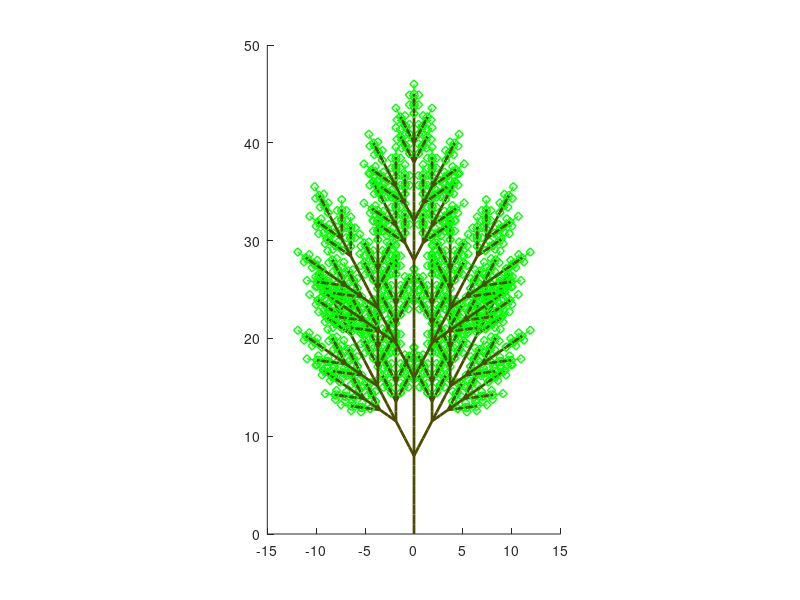

This figure's MATLAB source:

%
%L-system
%2D

clear all
clf

%Rules-- Cell array {1,x} is the xth string to be replaced
%      -- {2,x}

rule(1).before = 'F';
rule(1).after = 'FF';

rule(2).before = 'G';
rule(2).after = 'F[+G][-G]F[+G][-G]FG';%  

nRules = length(rule);

%angle: +operator means turn left; -operator means turn right
delta = 27.5; %degrees

%length of the line segments corresponding to the symbols F and G
lenF = 1;
lenG = 1;

%starting seed
axiom = 'G';

%number of repititions
nReps = 4;

for i=1:nReps
    
    %one character/cell, with indexes the same as original axiom string
    axiomINcells = cellstr(axiom'); 
    
    for j=1:nRules
        %the indexes of each 'before' string
        hit = strfind(axiom, rule(j).before);
        if (length(hit)>=1)
            for k=hit
                axiomINcells{k} = rule(j).after;
            end
        end
    end
    %now convert individual cells back to a string
    axiom=[];
    for j=1:length(axiomINcells)
        axiom = [axiom, axiomINcells{j}];
    end
end

% Now draw the string as turtle graphics
%Upper case (e.g. F or G) causes a line to be drawn in the current direction of the turtle
%Lower case causes a move with no draw
%angle +operator means turn left; -operator means turn right

%Init the turtle
xT = 0;
yT = 0;
aT = 0;
da = delta/57.29 ; %convert to radians

%init the turtle stack
stkPtr = 1;

%set(gca,'xlim', [-5 5], 'ylim', [-5 5]);
hold on

for i=1:length(axiom)
    cmdT = axiom(i);
    switch cmdT
    case 'F'
        newxT = xT + lenF*cos(aT);
        newyT = yT + lenF*sin(aT);
        %line([xT newxT], [yT newyT]);
        line([yT newyT], [xT newxT],'color',[.3 .3 0], 'linewidth',2);
        xT = newxT;
        yT = newyT;
    case 'G'
        newxT = xT + lenG*cos(aT);
        newyT = yT + lenG*sin(aT);
        %line([xT newxT], [yT newyT]);
        line([yT newyT], [xT newxT],'color','g', 'linewidth',1,'marker','d');
        xT = newxT;
        yT = newyT;
    case '+'
        aT = aT + da;
    case '-'
        aT = aT - da;
    case '[' %push the stack
        stack(stkPtr).xT = xT ;
        stack(stkPtr).yT = yT ;
        stack(stkPtr).aT = aT ;
        stkPtr = stkPtr +1 ;
    case ']' %pop the stack
        stkPtr = stkPtr -1 ;
        xT = stack(stkPtr).xT ;
        yT = stack(stkPtr).yT ;
        aT = stack(stkPtr).aT ;
    otherwise
        disp('error')
        return
    end
    %drawnow
end

daspect([1,1,1])





